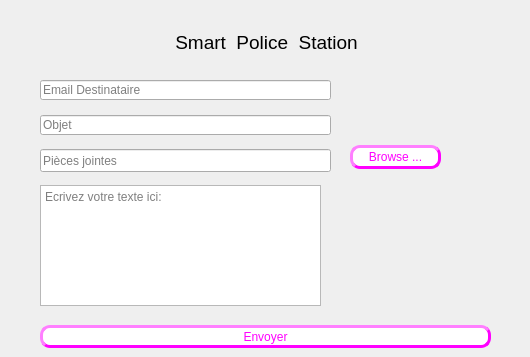
        <widget class="QWidget" name="page_11">
         <widget class="QPushButton" name="browseBtn">
          <property name="geometry">
           <rect>
            <x>350</x>
            <y>145</y>
            <width>91</width>
            <height>24</height>
           </rect>
          </property>
          <property name="styleSheet">
           <string notr="true">
background-color:white; 
color: rgb(255, 0, 255);
border-style:outset ; 
border-width:3px ; 
border-radius:10px;</string>
          </property>
          <property name="text">
           <string>Browse ...</string>
          </property>
         </widget>
         <widget class="QTextEdit" name="Texte">
          <property name="geometry">
           <rect>
            <x>40</x>
            <y>185</y>
            <width>281</width>
            <height>121</height>
           </rect>
          </property>
          <property name="placeholderText">
           <string>Ecrivez votre texte ici: </string>
          </property>
         </widget>
         <widget class="QLabel" name="policou_13">
          <property name="geometry">
           <rect>
            <x>170</x>
            <y>25</y>
            <width>351</width>
            <height>35</height>
           </rect>
          </property>
          <property name="sizePolicy">
           <sizepolicy hsizetype="Preferred" vsizetype="Maximum">
            <horstretch>0</horstretch>
            <verstretch>0</verstretch>
           </sizepolicy>
          </property>
          <property name="font">
           <font>
            <family>Arial</family>
            <pointsize>14</pointsize>
            <weight>50</weight>
            <bold>false</bold>
            <underline>false</underline>
           </font>
          </property>
          <property name="text">
           <string> Smart  Police  Station</string>
          </property>
          <property name="textFormat">
           <enum>Qt::PlainText</enum>
          </property>
         </widget>
         <widget class="QPushButton" name="sendBtn">
          <property name="geometry">
           <rect>
            <x>40</x>
            <y>325</y>
            <width>451</width>
            <height>23</height>
           </rect>
          </property>
          <property name="styleSheet">
           <string notr="true">
background-color:white; 
color: rgb(255, 0, 255);
border-style:outset ; 
border-width:3px ; 
border-radius:10px;</string>
          </property>
          <property name="text">
           <string>Envoyer</string>
          </property>
         </widget>
         <widget class="QLineEdit" name="Objet">
          <property name="geometry">
           <rect>
            <x>40</x>
            <y>115</y>
            <width>291</width>
            <height>20</height>
           </rect>
          </property>
          <property name="placeholderText">
           <string>Objet</string>
          </property>
         </widget>
         <widget class="QLineEdit" name="file">
          <property name="geometry">
           <rect>
            <x>40</x>
            <y>149</y>
            <width>291</width>
            <height>23</height>
           </rect>
          </property>
          <property name="placeholderText">
           <string>Pièces jointes</string>
          </property>
         </widget>
         <widget class="QLineEdit" name="rcpt">
          <property name="geometry">
           <rect>
            <x>40</x>
            <y>80</y>
            <width>291</width>
            <height>20</height>
           </rect>
          </property>
          <property name="readOnly">
           <bool>false</bool>
          </property>
          <property name="placeholderText">
           <string>Email Destinataire</string>
          </property>
         </widget>
         <widget class="QPushButton" name="home">
          <property name="geometry">
           <rect>
            <x>34</x>
            <y>10</y>
            <width>71</width>
            <height>23</height>
           </rect>
          </property>
          <property name="styleSheet">
           <string notr="true">border-style:outset ; 
border-width:0px ; 
border-radius:0px;</string>
          </property>
          <property name="text">
           <string/>
          </property>
          <property name="icon">
           <iconset>
            <normaloff>../../Documents/PoliceStation2/Nouveau dossier/images.png</normaloff>../../Documents/PoliceStation2/Nouveau dossier/images.png</iconset>
          </property>
         </widget>
        </widget>
